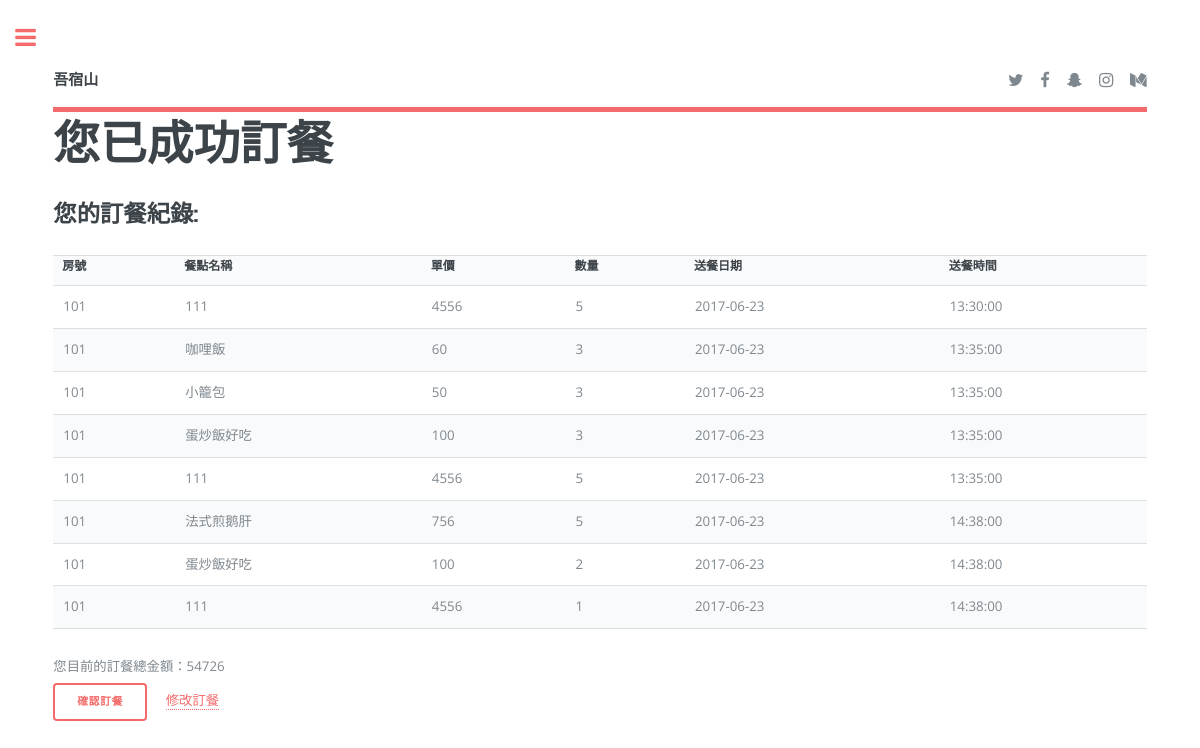
The app's page /index.php/order_dish/success?id=38 (signed in) with its own data.
### tables this page shows
CREATE TABLE IF NOT EXISTS `order_record` (
  `or_ID` int(11) NOT NULL AUTO_INCREMENT,
  `inv_Num` int(11) NOT NULL,
  `rr_ID` int(11) NOT NULL,
  `emp_ID` int(11) NOT NULL,
  `d_ID` int(11) NOT NULL,
  `or_Date` date NOT NULL,
  `or_Time` time NOT NULL,
  `or_Quantity` varchar(6) NOT NULL,
  PRIMARY KEY (`or_ID`)
);

CREATE TABLE IF NOT EXISTS `room_record` (
  `rr_ID` int(11) NOT NULL AUTO_INCREMENT,
  `room_ID` int(11) NOT NULL,
  `rr_OrderNumber` varchar(10) NOT NULL,
  `rr_RoomNumber` varchar(10) NOT NULL,
  `inv_Num` int(11) DEFAULT NULL,
  `rr_DATE` datetime NOT NULL,
  `rr_Member` varchar(20) NOT NULL,
  `rr_RoomCount` varchar(10) NOT NULL,
  `rr_Checkin` date NOT NULL,
  `rr_Checkout` date NOT NULL,
  `rr_People` varchar(2) DEFAULT NULL,
  `rr_State` varchar(2) NOT NULL,
  `rr_VisaCheck` varchar(2) NOT NULL,
  `rr_finish` int(2) NOT NULL,
  PRIMARY KEY (`rr_ID`)
);

CREATE TABLE IF NOT EXISTS `dish` (
  `d_ID` int(11) NOT NULL AUTO_INCREMENT,
  `d_Name` varchar(20) NOT NULL,
  `d_Kind` varchar(20) NOT NULL,
  `d_Intro` varchar(255) NOT NULL,
  `d_Price` varchar(5) NOT NULL,
  `d_EW` varchar(2) NOT NULL,
  `d_Inventory` varchar(5) NOT NULL,
  `d_Img1` varchar(50) NOT NULL,
  `d_Img2` varchar(50) NOT NULL,
  `d_Img3` varchar(50) NOT NULL,
  PRIMARY KEY (`d_ID`)
);

### application/controllers/Order_dish.php (called while the page is built, shortened)
<?php
class Order_dish extends CI_Controller {
        public function success()
        {
                $data['title'] = '-點餐系統';
                $this->load->helper('url');
                $this->load->view('templates/header_2', $data);
                $this->load->view('order_dish/order_success');
                $this->load->view('templates/manu');
                $this->load->view('templates/footer');
        }
}

### index.php (called while the page is built, shortened)
<?php
require_once BASEPATH.'core/CodeIgniter.php';

### application/views/order_dish/order_success.php (the view, shortened to what this page needs)
<h1>您已成功訂餐</h1>
<h2>您的訂餐紀錄:</h2>
<?php
if(isset($_GET["id"])){
	$rr_id=$_GET["id"];
}else{
		$rr_id=$_SESSION["rr_id"];
}
$find_od_record="SELECT *FROM order_record where rr_id=$rr_id";
$find_room_record="SELECT * FROM room_record where rr_id=$rr_id";
$result = mysql_query($find_od_record);
$result2 = mysql_query($find_room_record);
$row1 = mysql_fetch_assoc($result2);
$today=date("Y-m-d");
$checkin_date=$row1["rr_Checkin"];
$checkout_date=$row1["rr_Checkout"];
if($today>=$checkin_date && $today<=$checkout_date){
echo "<table border=1>";
echo "<tr><th>房號</th>";
echo "<th>餐點名稱</th>";
echo "<th>單價</th>";
echo "<th>數量</th>";
echo "<th>送餐日期</th>";
echo "<th>送餐時間</th></tr>";
$total_price=0;
while($row = mysql_fetch_assoc($result))
{
	$d_ID=$row["d_ID"];
	$find_dish_name="SELECT d_name,d_price FROM dish where d_ID=$d_ID";
	$result3 = mysql_query($find_dish_name);
	$row2 = mysql_fetch_assoc($result3);
	echo "<tr>";
	echo "<td>".$row1["rr_RoomNumber"]."</td>";
	echo "<td>".$row2["d_name"]."</td>";
	echo "<td>".$row2["d_price"]."</td>";
	echo "<td>".$row["or_Quantity"]."</td>";
	echo "<td>".$row["or_Date"]."</td>";
	echo "<td>".$row["or_Time"]."</td>";
	echo "</tr>";
	$total_price=$total_price+($row["or_Quantity"]*$row2["d_price"]);
}
echo "</table>";
echo "您目前的訂餐總金額：".$total_price;
echo "<form action='http://140.127.218.151/order_dish'><input type='submit' value='確認訂餐'><a href ='modify?id=".$rr_id."'>修改訂餐</a></form>";
}
else{
	$msg="今天還不能訂餐喔~所以你也沒有資料可以查詢~";
	$redirect="http://140.127.218.151/order_dish";
	alert_msg($msg,$redirect);
}
?>

### assets/css/main.css (style rules this page uses)
html, body, div, span, applet, object, iframe, h1, h2, h3, h4, h5, h6, p, blockquote, pre, a, abbr, acronym, address, big, cite, code, del, dfn, em, img, ins, kbd, q, s, samp, small, strike, strong, sub, sup, tt, var, b, u, i, center, dl, dt, dd, ol, ul, li, fieldset, form, label, legend, table, caption, tbody, tfoot, thead, tr, th, td, article, aside, canvas, details, embed, figure, figcaption, footer, header, hgroup, menu, nav, output, ruby, section, summary, time, mark, audio, video { margin: 0; padding: 0; border: 0; font-size: 100%; font: inherit; vertical-align: baseline; }
body { line-height: 1; }
table { border-collapse: collapse; border-spacing: 0; }
body { -webkit-text-size-adjust: none; }
*, *:before, *:after { -moz-box-sizing: border-box; -webkit-box-sizing: border-box; box-sizing: border-box; }
body { -ms-overflow-style: scrollbar; }
body { background: #ffffff; }
body, input, select, textarea { color: #7f888f; font-family: "Open Sans", sans-serif; font-size: 13pt; font-weight: 400; line-height: 1.65; }
@media screen and (max-width: 1680px) { body, input, select, textarea { font-size: 11pt; } }
@media screen and (max-width: 1280px) { body, input, select, textarea { font-size: 10pt; } }
a { -moz-transition: color 0.2s ease-in-out, border-bottom-color 0.2s ease-in-out; -webkit-transition: color 0.2s ease-in-out, border-bottom-color 0.2s ease-in-out; -ms-transition: color 0.2s ease-in-out, border-bottom-color 0.2s ease-in-out; transition: color 0.2s ease-in-out, border-bottom-color 0.2s ease-in-out; border-bottom: dotted 1px; color: #f56a6a; text-decoration: none; }
h1, h2, h3, h4, h5, h6 { color: #3d4449; font-family: "Roboto Slab", serif; font-weight: 700; line-height: 1.5; margin: 0 0 1em 0; }
h1 { font-size: 4em; margin: 0 0 0.5em 0; line-height: 1.3; }
h2 { font-size: 1.75em; }
@media screen and (max-width: 1680px) { h1 { font-size: 3.5em; } }
form { margin: 0 0 2em 0; }
table { margin: 0 0 2em 0; width: 100%; }
table tbody tr { border: solid 1px rgba(210, 215, 217, 0.75); border-left: 0; border-right: 0; }
table tbody tr:nth-child(2n + 1) { background-color: rgba(230, 235, 237, 0.25); }
table td { padding: 0.75em 0.75em; }
table th { color: #3d4449; font-size: 0.9em; font-weight: 600; padding: 0 0.75em 0.75em 0.75em; text-align: left; }
input[type="submit"], input[type="reset"], input[type="button"], button, .button { -moz-appearance: none; -webkit-appearance: none; -ms-appearance: none; appearance: none; -moz-transition: background-color 0.2s ease-in-out, color 0.2s ease-in-out; -webkit-transition: background-color 0.2s ease-in-out, color 0.2s ease-in-out; -ms-transition: background-color 0.2s ease-in-out, color 0.2s ease-in-out; transition: background-color 0.2s ease-in-out, color 0.2s ease-in-out; background-color: transparent; border-radius: 0.375em; border: 0; box-shadow: inset 0 0 0 2px #f56a6a; color: #f56a6a !important; cursor: pointer; display: inline-block; font-family: "Roboto Slab", serif; font-size: 0.8em; font-weight: 700; height: 3.5em; letter-spacing: 0.075em; line-height: 3.5em; padding: 0 2.25em; text-align: center; text-decoration: none; text-transform: uppercase; white-space: nowrap; margin-top:0.5em; }
.booking input[type="button"], input[type="submit"] { margin-right:1.75em; }
input[type="date"], input[type="number"], { height: 2.75em; }

### records on screen
order_record: rr_ID.rr_RoomNumber "101", d_ID.d_Name "111", d_ID.d_Price "4556", or_Quantity "5", or_Date "2017-06-23", or_Time "13:30:00"
order_record: rr_ID.rr_RoomNumber "101", d_ID.d_Name "咖哩飯", d_ID.d_Price "60", or_Quantity "3", or_Date "2017-06-23", or_Time "13:35:00"
order_record: rr_ID.rr_RoomNumber "101", d_ID.d_Name "小籠包", d_ID.d_Price "50", or_Quantity "3", or_Date "2017-06-23", or_Time "13:35:00"
order_record: rr_ID.rr_RoomNumber "101", d_ID.d_Name "蛋炒飯好吃", d_ID.d_Price "100", or_Quantity "3", or_Date "2017-06-23", or_Time "13:35:00"
order_record: rr_ID.rr_RoomNumber "101", d_ID.d_Name "111", d_ID.d_Price "4556", or_Quantity "5", or_Date "2017-06-23", or_Time "13:35:00"
order_record: rr_ID.rr_RoomNumber "101", d_ID.d_Name "法式煎鹅肝", d_ID.d_Price "756", or_Quantity "5", or_Date "2017-06-23", or_Time "14:38:00"
order_record: rr_ID.rr_RoomNumber "101", d_ID.d_Name "蛋炒飯好吃", d_ID.d_Price "100", or_Quantity "2", or_Date "2017-06-23", or_Time "14:38:00"
order_record: rr_ID.rr_RoomNumber "101", d_ID.d_Name "111", d_ID.d_Price "4556", or_Quantity "1", or_Date "2017-06-23", or_Time "14:38:00"

### other values on screen
$total_price "54726"
